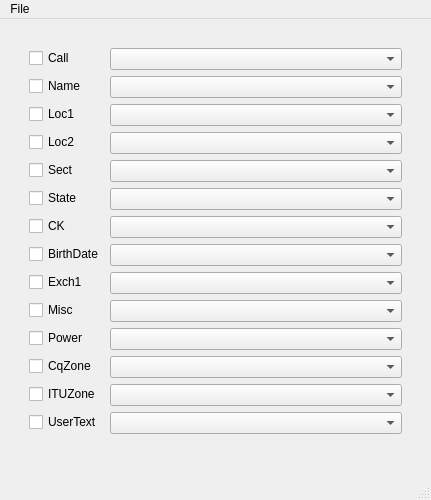
<?xml version="1.0" encoding="UTF-8"?>
<ui version="4.0">
 <class>MainWindow</class>
 <widget class="QMainWindow" name="MainWindow">
  <property name="geometry">
   <rect>
    <x>0</x>
    <y>0</y>
    <width>431</width>
    <height>500</height>
   </rect>
  </property>
  <property name="windowTitle">
   <string>MainWindow</string>
  </property>
  <widget class="QWidget" name="centralwidget">
   <layout class="QGridLayout" name="gridLayout_2">
    <item row="0" column="0">
     <layout class="QFormLayout" name="formLayout">
      <property name="leftMargin">
       <number>20</number>
      </property>
      <property name="topMargin">
       <number>20</number>
      </property>
      <property name="rightMargin">
       <number>20</number>
      </property>
      <property name="bottomMargin">
       <number>20</number>
      </property>
      <item row="0" column="0">
       <widget class="QCheckBox" name="call_checkBox">
        <property name="sizePolicy">
         <sizepolicy hsizetype="Minimum" vsizetype="Fixed">
          <horstretch>0</horstretch>
          <verstretch>0</verstretch>
         </sizepolicy>
        </property>
        <property name="minimumSize">
         <size>
          <width>0</width>
          <height>0</height>
         </size>
        </property>
        <property name="text">
         <string>Call</string>
        </property>
       </widget>
      </item>
      <item row="0" column="1">
       <widget class="QComboBox" name="call_comboBox"/>
      </item>
      <item row="1" column="0">
       <widget class="QCheckBox" name="name_checkBox">
        <property name="text">
         <string>Name</string>
        </property>
       </widget>
      </item>
      <item row="1" column="1">
       <widget class="QComboBox" name="name_comboBox"/>
      </item>
      <item row="2" column="0">
       <widget class="QCheckBox" name="loc1_checkBox">
        <property name="text">
         <string>Loc1</string>
        </property>
       </widget>
      </item>
      <item row="2" column="1">
       <widget class="QComboBox" name="loc1_comboBox"/>
      </item>
      <item row="3" column="0">
       <widget class="QCheckBox" name="loc2_checkBox">
        <property name="text">
         <string>Loc2</string>
        </property>
       </widget>
      </item>
      <item row="3" column="1">
       <widget class="QComboBox" name="loc2_comboBox"/>
      </item>
      <item row="4" column="0">
       <widget class="QCheckBox" name="sect_checkBox">
        <property name="text">
         <string>Sect</string>
        </property>
       </widget>
      </item>
      <item row="4" column="1">
       <widget class="QComboBox" name="sect_comboBox"/>
      </item>
      <item row="5" column="0">
       <widget class="QCheckBox" name="state_checkBox">
        <property name="text">
         <string>State</string>
        </property>
       </widget>
      </item>
      <item row="5" column="1">
       <widget class="QComboBox" name="state_comboBox"/>
      </item>
      <item row="6" column="0">
       <widget class="QCheckBox" name="ck_checkBox">
        <property name="text">
         <string>CK</string>
        </property>
       </widget>
      </item>
      <item row="6" column="1">
       <widget class="QComboBox" name="ck_comboBox"/>
      </item>
      <item row="7" column="0">
       <widget class="QCheckBox" name="birthdate_checkBox">
        <property name="text">
         <string>BirthDate</string>
        </property>
       </widget>
      </item>
      <item row="7" column="1">
       <widget class="QComboBox" name="birthdate_comboBox"/>
      </item>
      <item row="8" column="0">
       <widget class="QCheckBox" name="exch1_checkBox">
        <property name="text">
         <string>Exch1</string>
        </property>
       </widget>
      </item>
      <item row="8" column="1">
       <widget class="QComboBox" name="exch1_comboBox"/>
      </item>
      <item row="9" column="0">
       <widget class="QCheckBox" name="misc_checkBox">
        <property name="text">
         <string>Misc</string>
        </property>
       </widget>
      </item>
      <item row="9" column="1">
       <widget class="QComboBox" name="misc_comboBox"/>
      </item>
      <item row="10" column="0">
       <widget class="QCheckBox" name="power_checkBox">
        <property name="text">
         <string>Power</string>
        </property>
       </widget>
      </item>
      <item row="10" column="1">
       <widget class="QComboBox" name="power_comboBox"/>
      </item>
      <item row="11" column="0">
       <widget class="QCheckBox" name="cqzone_checkBox">
        <property name="text">
         <string>CqZone</string>
        </property>
       </widget>
      </item>
      <item row="11" column="1">
       <widget class="QComboBox" name="cqzone_comboBox"/>
      </item>
      <item row="12" column="0">
       <widget class="QCheckBox" name="ituzone_checkBox">
        <property name="text">
         <string>ITUZone</string>
        </property>
       </widget>
      </item>
      <item row="12" column="1">
       <widget class="QComboBox" name="ituzone_comboBox"/>
      </item>
      <item row="13" column="0">
       <widget class="QCheckBox" name="usertext_checkBox">
        <property name="text">
         <string>UserText</string>
        </property>
       </widget>
      </item>
      <item row="13" column="1">
       <widget class="QComboBox" name="usertext_comboBox"/>
      </item>
     </layout>
    </item>
   </layout>
  </widget>
  <widget class="QMenuBar" name="menubar">
   <property name="geometry">
    <rect>
     <x>0</x>
     <y>0</y>
     <width>431</width>
     <height>20</height>
    </rect>
   </property>
   <widget class="QMenu" name="menuFile">
    <property name="title">
     <string>File</string>
    </property>
    <addaction name="actionLoad_ADIF"/>
    <addaction name="actionSave_Call_History"/>
    <addaction name="separator"/>
    <addaction name="actionQuit"/>
   </widget>
   <addaction name="menuFile"/>
  </widget>
  <widget class="QStatusBar" name="statusbar"/>
  <action name="actionLoad_ADIF">
   <property name="text">
    <string>Load ADIF</string>
   </property>
  </action>
  <action name="actionSave_Call_History">
   <property name="text">
    <string>Save Call History</string>
   </property>
  </action>
  <action name="actionQuit">
   <property name="text">
    <string>Quit</string>
   </property>
  </action>
 </widget>
 <resources/>
 <connections/>
</ui>
